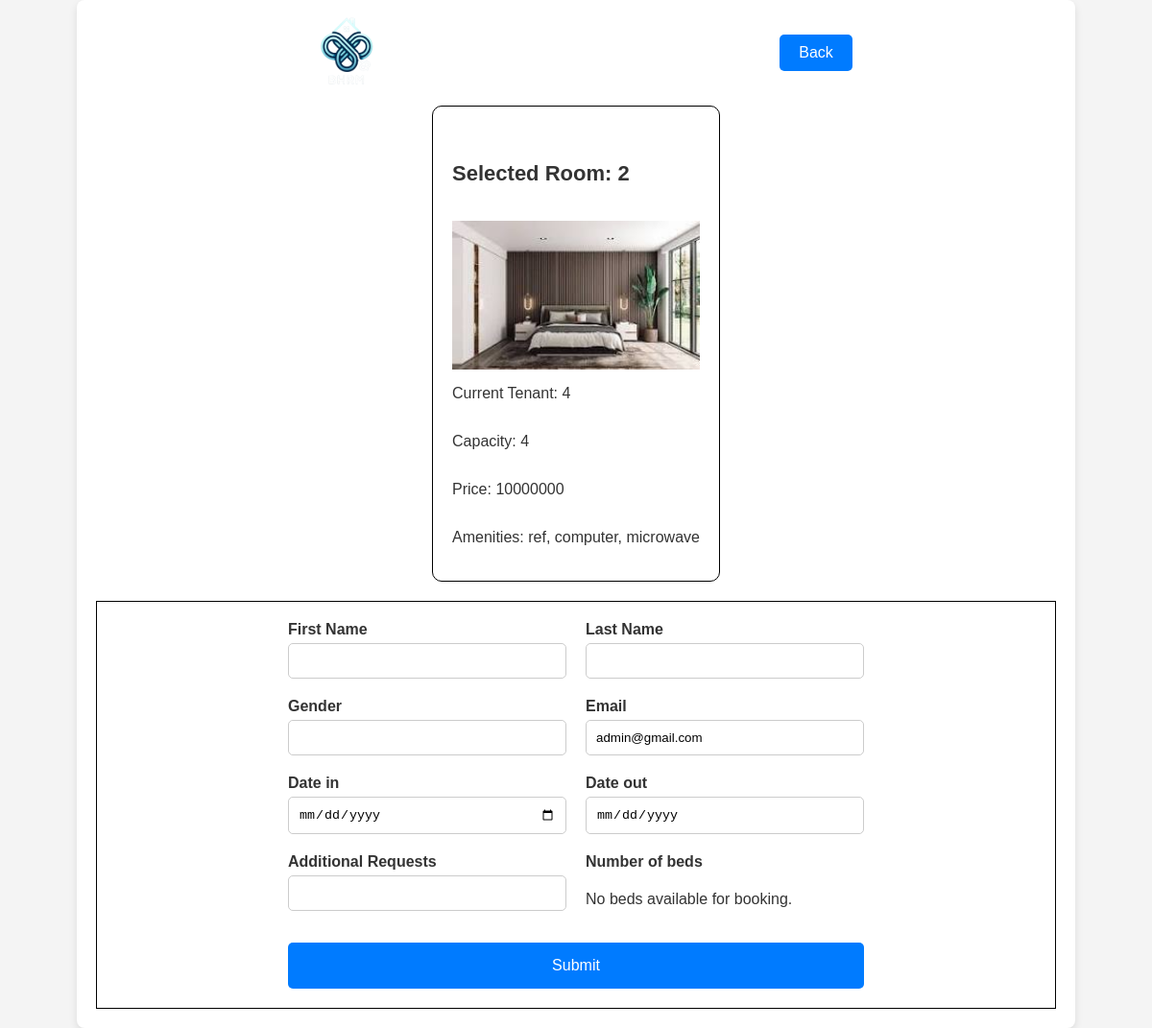
Page /book-in.php?roomno=2 (signed in) on the committed database.
### tables this page shows
CREATE TABLE `rooms` (
  `id` int(11) NOT NULL,
  `room_no` int(255) NOT NULL,
  `room_type` varchar(255) NOT NULL,
  `capacity` int(255) NOT NULL,
  `current_tenant` int(255) NOT NULL,
  `amenities` varchar(255) NOT NULL,
  `tenant_type` varchar(255) NOT NULL,
  `room_floor` varchar(255) NOT NULL,
  `price` int(255) NOT NULL,
  `image` varchar(255) NOT NULL,
  `status` varchar(255) NOT NULL,
  `hname` varchar(255) NOT NULL
);

### book-in.php (the view, shortened to what this page needs)
<?php
require 'php/connection.php';
if(!empty($_SESSION["uname"]) && !empty($_SESSION["role"])){
    $roomno = $_GET['roomno'];
    $query = "select * from rooms where room_no = '$roomno'";
    $result = mysqli_query($conn, $query);
    $fetch = mysqli_fetch_assoc($result);
}else{
    header('location: index.php');
}
?>
<!DOCTYPE html>
<html lang="en">
<head>
</head>
<body>
<div class="background">
    <nav>
        <a href="#">
            <img src="images/logo.png">
        </a>
        <a href="boardinghouse.php?hname=<?php echo $_SESSION['hname'];?>">Back</a>
    </nav>
    <div class="section1">
        <div class="sec-content">
                <h5>Selected Room: <?php echo $fetch['room_no']; ?></h5>
                <img src="<?php echo $fetch['image'];?>" alt="">
                <p>Current Tenant: <?php echo $fetch['current_tenant']; ?></p>
                <p>Capacity: <?php echo $fetch['capacity']?></p>
                <p>Price: <?php echo $fetch['price']?></p>
                <p>Amenities: <?php echo $fetch['amenities']?></p>
        </div>
    </div>
    <div class="form">
        <form method="post">
            <div class="form-col">
                <label for="fname">First Name</label>
                <input type="text" id="fname" name="fname">
            </div>
            <div class="form-col">
                <label for="lname">Last Name</label>
                <input type="text" id="lname" name="lname">
            </div>
            <div class="form-col">
                <label for="lname">Gender</label>
                <input type="text" id="gender" name="gender">
            </div>
            <div class="form-col">
                <label for="email">Email</label>
                <input type="email" id="email" name="email" value="<?php echo $_SESSION['uname']; ?>" readonly>
            </div>
            <div class="form-col">
                <label for="datein">Date in</label>
                <input type="date" id="datein" name="datein" min="<?php echo date('Y-m-d'); ?>" oninput="this.min = new Date().toISOString().split('T')[0]">
            </div>
            <div class="form-col">
                <label for="dateout">Date out</label>
                <input type="date" id="dateout" name="dateout" readonly>
            </div>
            <div class="form-col">
                <label for="addons">Additional Requests</label>
                <input type="text" id="addons" name="addons">
            </div>
            <div class="form-col">
                <label for="subscribe">Number of beds</label>
                <?php
                $capacity = $fetch['capacity'];
                $currentTenants = $fetch['current_tenant'];
                $availableBeds = $capacity - $currentTenants;
                if ($availableBeds > 0) {
                    for ($i = 1; $i <= $availableBeds; $i++): ?>
                    <div>
                        <label for="bed<?php echo $i; ?>">Book For <?php echo $i; ?> bed(s)</label>
                        <input type="checkbox" id="bed<?php echo $i; ?>" name="bed[]" value="<?php echo $i; ?>" class="bed-checkbox">
                    </div>
                    <?php endfor;
                } else {
                    echo "<p>No beds available for booking.</p>";
                }
                ?>
            </div>
            <button type="submit" name="submit">Submit</button>
        </form>
    </div>
</div>
</body>
</html>

### book-in.php (style rules this page uses)
body { font-family: 'Arial', sans-serif; background-color: #f4f4f4; color: #333; margin: 0; padding: 0; }
.background { padding: 20px; max-width: 1000px; margin: auto; background-color: white; border-radius: 8px; box-shadow: 0 4px 8px rgba(0, 0, 0, 0.1); }
nav { display: flex; flex-direction: row; justify-content: center; align-items: center; padding: 10px 0; height: 50px; }
nav img { height: 20%; width: 20%; }
nav a:last-child { background-color: #007bff; padding: 10px 20px; color: white; text-decoration: none; border-radius: 5px; }
button { grid-column: span 2; background-color: #007bff; border: none; padding: 15px; border-radius: 5px; font-size: 16px; cursor: pointer; transition: background-color 0.3s; color: white; }
.section1 { width: auto; place-content: center; display: flex; align-items: center; }
.section1 h5 { font-size: 22px; }
.sec-content { display: flex; flex-direction: column; justify-content: center; border: 1px solid black; border-radius: 10px; margin: 20px; width: auto; padding: 20px; }
.sec-content img { width: 100%; }
.form { border: 1px solid black; width: auto; display: flex; justify-content: center; }
form { display: grid; grid-template-columns: 1fr 1fr; gap: 20px; padding: 20px; width: 600px; }
.form-col { display: flex; flex-direction: column; }
label { margin-bottom: 5px; font-weight: bold; }
input { padding: 10px; border: 1px solid #ccc; border-radius: 5px; }

### rows in the picture
rooms: room_no "2", image (picture), current_tenant "4", capacity "4", price "10000000", amenities "ref, computer, microwave"
